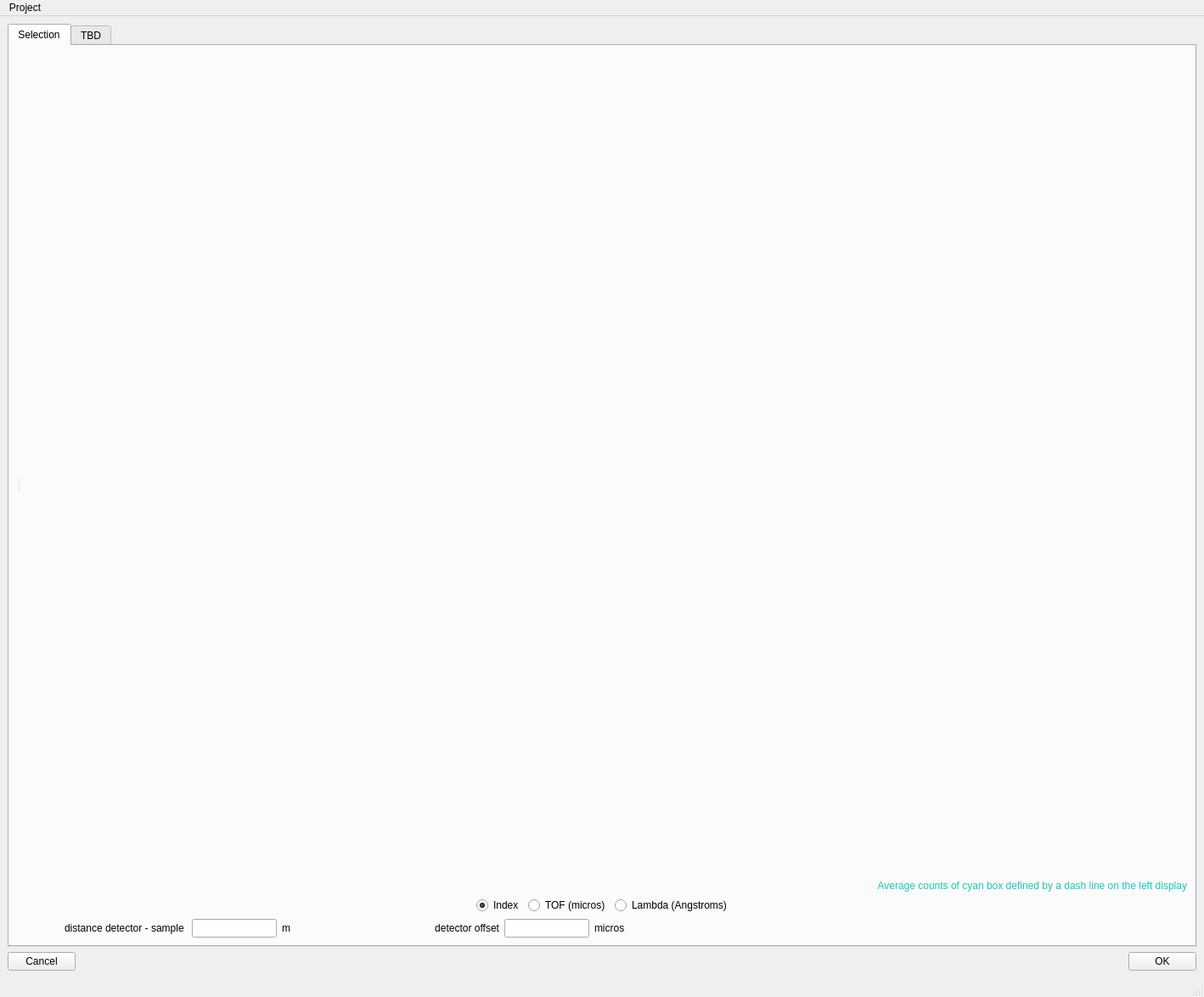
<?xml version="1.0" encoding="UTF-8"?>
<ui version="4.0">
 <class>MainWindow</class>
 <widget class="QMainWindow" name="MainWindow">
  <property name="geometry">
   <rect>
    <x>0</x>
    <y>0</y>
    <width>1418</width>
    <height>1174</height>
   </rect>
  </property>
  <property name="windowTitle">
   <string>MainWindow</string>
  </property>
  <widget class="QWidget" name="centralwidget">
   <layout class="QVBoxLayout" name="verticalLayout_4">
    <item>
     <widget class="QTabWidget" name="tabWidget">
      <property name="currentIndex">
       <number>0</number>
      </property>
      <widget class="QWidget" name="tab">
       <attribute name="title">
        <string>Selection</string>
       </attribute>
       <layout class="QVBoxLayout" name="verticalLayout_11">
        <item>
         <widget class="QSplitter" name="splitter">
          <property name="sizePolicy">
           <sizepolicy hsizetype="Expanding" vsizetype="Expanding">
            <horstretch>0</horstretch>
            <verstretch>0</verstretch>
           </sizepolicy>
          </property>
          <property name="orientation">
           <enum>Qt::Horizontal</enum>
          </property>
          <widget class="QWidget" name="layoutWidget">
           <layout class="QVBoxLayout" name="verticalLayout_7">
            <item>
             <widget class="QWidget" name="image_widget" native="true">
              <property name="sizePolicy">
               <sizepolicy hsizetype="Expanding" vsizetype="Expanding">
                <horstretch>0</horstretch>
                <verstretch>0</verstretch>
               </sizepolicy>
              </property>
             </widget>
            </item>
           </layout>
          </widget>
          <widget class="QWidget" name="layoutWidget">
           <layout class="QVBoxLayout" name="verticalLayout">
            <item>
             <widget class="QWidget" name="profile_widget" native="true">
              <property name="sizePolicy">
               <sizepolicy hsizetype="Preferred" vsizetype="Expanding">
                <horstretch>0</horstretch>
                <verstretch>0</verstretch>
               </sizepolicy>
              </property>
             </widget>
            </item>
            <item>
             <widget class="QLabel" name="info_message_about_cyan">
              <property name="palette">
               <palette>
                <active>
                 <colorrole role="WindowText">
                  <brush brushstyle="SolidPattern">
                   <color alpha="255">
                    <red>27</red>
                    <green>199</green>
                    <blue>179</blue>
                   </color>
                  </brush>
                 </colorrole>
                 <colorrole role="Text">
                  <brush brushstyle="SolidPattern">
                   <color alpha="255">
                    <red>34</red>
                    <green>217</green>
                    <blue>221</blue>
                   </color>
                  </brush>
                 </colorrole>
                </active>
                <inactive>
                 <colorrole role="WindowText">
                  <brush brushstyle="SolidPattern">
                   <color alpha="255">
                    <red>27</red>
                    <green>199</green>
                    <blue>179</blue>
                   </color>
                  </brush>
                 </colorrole>
                 <colorrole role="Text">
                  <brush brushstyle="SolidPattern">
                   <color alpha="255">
                    <red>34</red>
                    <green>217</green>
                    <blue>221</blue>
                   </color>
                  </brush>
                 </colorrole>
                </inactive>
                <disabled>
                 <colorrole role="WindowText">
                  <brush brushstyle="SolidPattern">
                   <color alpha="255">
                    <red>127</red>
                    <green>127</green>
                    <blue>127</blue>
                   </color>
                  </brush>
                 </colorrole>
                 <colorrole role="Text">
                  <brush brushstyle="SolidPattern">
                   <color alpha="255">
                    <red>127</red>
                    <green>127</green>
                    <blue>127</blue>
                   </color>
                  </brush>
                 </colorrole>
                </disabled>
               </palette>
              </property>
              <property name="text">
               <string>Average counts of cyan box defined by a dash line on the left display</string>
              </property>
              <property name="alignment">
               <set>Qt::AlignRight|Qt::AlignTrailing|Qt::AlignVCenter</set>
              </property>
             </widget>
            </item>
            <item>
             <layout class="QHBoxLayout" name="horizontalLayout_4">
              <item>
               <spacer name="horizontalSpacer_4">
                <property name="orientation">
                 <enum>Qt::Horizontal</enum>
                </property>
                <property name="sizeHint" stdset="0">
                 <size>
                  <width>40</width>
                  <height>20</height>
                 </size>
                </property>
               </spacer>
              </item>
              <item>
               <widget class="QRadioButton" name="selection_index_radiobutton">
                <property name="text">
                 <string>Index</string>
                </property>
                <property name="checked">
                 <bool>true</bool>
                </property>
               </widget>
              </item>
              <item>
               <widget class="QRadioButton" name="selection_tof_radiobutton">
                <property name="text">
                 <string>TOF (micros)</string>
                </property>
               </widget>
              </item>
              <item>
               <widget class="QRadioButton" name="selection_lambda_radiobutton">
                <property name="text">
                 <string>Lambda (Angstroms)</string>
                </property>
               </widget>
              </item>
              <item>
               <spacer name="horizontalSpacer_3">
                <property name="orientation">
                 <enum>Qt::Horizontal</enum>
                </property>
                <property name="sizeHint" stdset="0">
                 <size>
                  <width>40</width>
                  <height>20</height>
                 </size>
                </property>
               </spacer>
              </item>
             </layout>
            </item>
           </layout>
          </widget>
         </widget>
        </item>
        <item>
         <layout class="QHBoxLayout" name="horizontalLayout_2">
          <item>
           <widget class="QLabel" name="label">
            <property name="minimumSize">
             <size>
              <width>200</width>
              <height>0</height>
             </size>
            </property>
            <property name="maximumSize">
             <size>
              <width>200</width>
              <height>16777215</height>
             </size>
            </property>
            <property name="text">
             <string>distance detector - sample </string>
            </property>
            <property name="alignment">
             <set>Qt::AlignRight|Qt::AlignTrailing|Qt::AlignVCenter</set>
            </property>
           </widget>
          </item>
          <item>
           <widget class="QLineEdit" name="distance_detector_sample">
            <property name="minimumSize">
             <size>
              <width>100</width>
              <height>0</height>
             </size>
            </property>
            <property name="maximumSize">
             <size>
              <width>100</width>
              <height>16777215</height>
             </size>
            </property>
           </widget>
          </item>
          <item>
           <widget class="QLabel" name="label_2">
            <property name="minimumSize">
             <size>
              <width>50</width>
              <height>0</height>
             </size>
            </property>
            <property name="maximumSize">
             <size>
              <width>50</width>
              <height>16777215</height>
             </size>
            </property>
            <property name="text">
             <string>m</string>
            </property>
           </widget>
          </item>
          <item>
           <widget class="QLabel" name="label_4">
            <property name="minimumSize">
             <size>
              <width>200</width>
              <height>0</height>
             </size>
            </property>
            <property name="maximumSize">
             <size>
              <width>200</width>
              <height>16777215</height>
             </size>
            </property>
            <property name="text">
             <string>detector offset</string>
            </property>
            <property name="alignment">
             <set>Qt::AlignRight|Qt::AlignTrailing|Qt::AlignVCenter</set>
            </property>
           </widget>
          </item>
          <item>
           <widget class="QLineEdit" name="detector_offset">
            <property name="minimumSize">
             <size>
              <width>100</width>
              <height>0</height>
             </size>
            </property>
            <property name="maximumSize">
             <size>
              <width>100</width>
              <height>16777215</height>
             </size>
            </property>
           </widget>
          </item>
          <item>
           <widget class="QLabel" name="detector_offset_units">
            <property name="minimumSize">
             <size>
              <width>50</width>
              <height>0</height>
             </size>
            </property>
            <property name="maximumSize">
             <size>
              <width>50</width>
              <height>16777215</height>
             </size>
            </property>
            <property name="text">
             <string>micros</string>
            </property>
           </widget>
          </item>
          <item>
           <spacer name="horizontalSpacer_2">
            <property name="orientation">
             <enum>Qt::Horizontal</enum>
            </property>
            <property name="sizeType">
             <enum>QSizePolicy::Expanding</enum>
            </property>
            <property name="sizeHint" stdset="0">
             <size>
              <width>40</width>
              <height>20</height>
             </size>
            </property>
           </spacer>
          </item>
         </layout>
        </item>
       </layout>
      </widget>
      <widget class="QWidget" name="tab_2">
       <attribute name="title">
        <string>TBD</string>
       </attribute>
       <layout class="QVBoxLayout" name="verticalLayout_2"/>
      </widget>
     </widget>
    </item>
    <item>
     <layout class="QHBoxLayout" name="horizontalLayout">
      <item>
       <widget class="QPushButton" name="cancel_button">
        <property name="text">
         <string>Cancel</string>
        </property>
       </widget>
      </item>
      <item>
       <spacer name="horizontalSpacer">
        <property name="orientation">
         <enum>Qt::Horizontal</enum>
        </property>
        <property name="sizeHint" stdset="0">
         <size>
          <width>40</width>
          <height>20</height>
         </size>
        </property>
       </spacer>
      </item>
      <item>
       <widget class="QPushButton" name="apply_button">
        <property name="text">
         <string>OK</string>
        </property>
       </widget>
      </item>
     </layout>
    </item>
   </layout>
  </widget>
  <widget class="QMenuBar" name="menubar">
   <property name="geometry">
    <rect>
     <x>0</x>
     <y>0</y>
     <width>1418</width>
     <height>22</height>
    </rect>
   </property>
   <widget class="QMenu" name="menuImport_Export">
    <property name="title">
     <string>Project</string>
    </property>
   </widget>
   <addaction name="menuImport_Export"/>
  </widget>
  <widget class="QStatusBar" name="statusbar"/>
  <action name="actionImport_full_profiles">
   <property name="text">
    <string>Import Full Profiles ...</string>
   </property>
   <property name="toolTip">
    <string>Import all profiles of shrinkable ROIs to fit</string>
   </property>
   <property name="shortcut">
    <string>Ctrl+I</string>
   </property>
  </action>
  <action name="actionExport">
   <property name="enabled">
    <bool>false</bool>
   </property>
   <property name="text">
    <string>Export ...</string>
   </property>
   <property name="toolTip">
    <string>Export profiles of all shrinkable ROIs of peak selected</string>
   </property>
   <property name="shortcut">
    <string>Ctrl+E</string>
   </property>
  </action>
  <action name="actionExport_fitting_profiles">
   <property name="text">
    <string>Export Fitting Profiles ...</string>
   </property>
  </action>
  <action name="actionImport">
   <property name="text">
    <string>Import ...</string>
   </property>
   <property name="shortcut">
    <string>Ctrl+I</string>
   </property>
  </action>
 </widget>
 <resources/>
 <connections>
  <connection>
   <sender>cancel_button</sender>
   <signal>clicked()</signal>
   <receiver>MainWindow</receiver>
   <slot>cancel_clicked()</slot>
   <hints>
    <hint type="sourcelabel">
     <x>83</x>
     <y>1140</y>
    </hint>
    <hint type="destinationlabel">
     <x>179</x>
     <y>478</y>
    </hint>
   </hints>
  </connection>
  <connection>
   <sender>apply_button</sender>
   <signal>clicked()</signal>
   <receiver>MainWindow</receiver>
   <slot>apply_clicked()</slot>
   <hints>
    <hint type="sourcelabel">
     <x>1405</x>
     <y>1140</y>
    </hint>
    <hint type="destinationlabel">
     <x>552</x>
     <y>492</y>
    </hint>
   </hints>
  </connection>
  <connection>
   <sender>distance_detector_sample</sender>
   <signal>returnPressed()</signal>
   <receiver>MainWindow</receiver>
   <slot>distance_detector_sample_changed()</slot>
   <hints>
    <hint type="sourcelabel">
     <x>343</x>
     <y>1068</y>
    </hint>
    <hint type="destinationlabel">
     <x>672</x>
     <y>426</y>
    </hint>
   </hints>
  </connection>
  <connection>
   <sender>detector_offset</sender>
   <signal>returnPressed()</signal>
   <receiver>MainWindow</receiver>
   <slot>detector_offset_changed()</slot>
   <hints>
    <hint type="sourcelabel">
     <x>719</x>
     <y>1068</y>
    </hint>
    <hint type="destinationlabel">
     <x>672</x>
     <y>426</y>
    </hint>
   </hints>
  </connection>
  <connection>
   <sender>selection_index_radiobutton</sender>
   <signal>clicked()</signal>
   <receiver>MainWindow</receiver>
   <slot>selection_axis_changed()</slot>
   <hints>
    <hint type="sourcelabel">
     <x>836</x>
     <y>995</y>
    </hint>
    <hint type="destinationlabel">
     <x>672</x>
     <y>426</y>
    </hint>
   </hints>
  </connection>
  <connection>
   <sender>selection_lambda_radiobutton</sender>
   <signal>clicked()</signal>
   <receiver>MainWindow</receiver>
   <slot>selection_axis_changed()</slot>
   <hints>
    <hint type="sourcelabel">
     <x>1114</x>
     <y>995</y>
    </hint>
    <hint type="destinationlabel">
     <x>672</x>
     <y>426</y>
    </hint>
   </hints>
  </connection>
  <connection>
   <sender>selection_tof_radiobutton</sender>
   <signal>clicked()</signal>
   <receiver>MainWindow</receiver>
   <slot>selection_axis_changed()</slot>
   <hints>
    <hint type="sourcelabel">
     <x>951</x>
     <y>995</y>
    </hint>
    <hint type="destinationlabel">
     <x>672</x>
     <y>426</y>
    </hint>
   </hints>
  </connection>
  <connection>
   <sender>actionExport</sender>
   <signal>triggered()</signal>
   <receiver>MainWindow</receiver>
   <slot>export_button_clicked()</slot>
   <hints>
    <hint type="sourcelabel">
     <x>-1</x>
     <y>-1</y>
    </hint>
    <hint type="destinationlabel">
     <x>672</x>
     <y>426</y>
    </hint>
   </hints>
  </connection>
  <connection>
   <sender>actionImport</sender>
   <signal>triggered()</signal>
   <receiver>MainWindow</receiver>
   <slot>import_button_clicked()</slot>
   <hints>
    <hint type="sourcelabel">
     <x>-1</x>
     <y>-1</y>
    </hint>
    <hint type="destinationlabel">
     <x>672</x>
     <y>426</y>
    </hint>
   </hints>
  </connection>
  <connection>
   <sender>tabWidget</sender>
   <signal>currentChanged(int)</signal>
   <receiver>MainWindow</receiver>
   <slot>switching_master_tab_clicked()</slot>
   <hints>
    <hint type="sourcelabel">
     <x>672</x>
     <y>400</y>
    </hint>
    <hint type="destinationlabel">
     <x>672</x>
     <y>426</y>
    </hint>
   </hints>
  </connection>
 </connections>
 <slots>
  <slot>cancel_clicked()</slot>
  <slot>apply_clicked()</slot>
  <slot>distance_detector_sample_changed()</slot>
  <slot>detector_offset_changed()</slot>
  <slot>selection_axis_changed()</slot>
  <slot>fitting_axis_changed()</slot>
  <slot>selection_roi_slider_changed()</slot>
  <slot>fit_that_selection_pushed()</slot>
  <slot>roi_radiobuttons_changed()</slot>
  <slot>profile_of_bin_size_slider_changed()</slot>
  <slot>export_full_profiles_button_clicked()</slot>
  <slot>import_full_profiles_button_clicked()</slot>
  <slot>switching_master_tab_clicked()</slot>
  <slot>high_lambda_table_clicked()</slot>
  <slot>low_lambda_table_clicked()</slot>
  <slot>bragg_peak_table_clicked()</slot>
  <slot>export_button_clicked()</slot>
  <slot>import_button_clicked()</slot>
  <slot>kropff_toolbox_changed()</slot>
  <slot>kropff_fit_high_lambda_region_clicked()</slot>
  <slot>kropff_fit_low_lambda_region_clicked()</slot>
  <slot>kropff_fit_bragg_peak_region_clicked()</slot>
  <slot>fit_kropff_button_pushed()</slot>
  <slot>update_kropff_high_plot()</slot>
  <slot>update_kropff_low_plot()</slot>
  <slot>update_kropff_bragg_peak_plot()</slot>
  <slot>kropff_bragg_peak_right_click()</slot>
  <slot>kropff_bragg_peak_selection_mode_changed()</slot>
  <slot>march_dollase_move_row_up_clicked()</slot>
  <slot>march_dollase_move_row_down_clicked()</slot>
  <slot>march_dollase_table_clicked()</slot>
  <slot>march_dollase_table_right_clicked()</slot>
  <slot>march_dollase_advanced_mode_clicked()</slot>
  <slot>march_dollase_item_to_plot_changed()</slot>
  <slot>tab_algorithm_changed()</slot>
  <slot>march_dollase_fit_button_clicked()</slot>
  <slot>march_dollase_result_table_clicked()</slot>
  <slot>march_dollase_result_selection_mode_clicked()</slot>
  <slot>march_dollase_toolbox_changed()</slot>
  <slot>march_dollase_result_table_right_clicked()</slot>
 </slots>
</ui>
